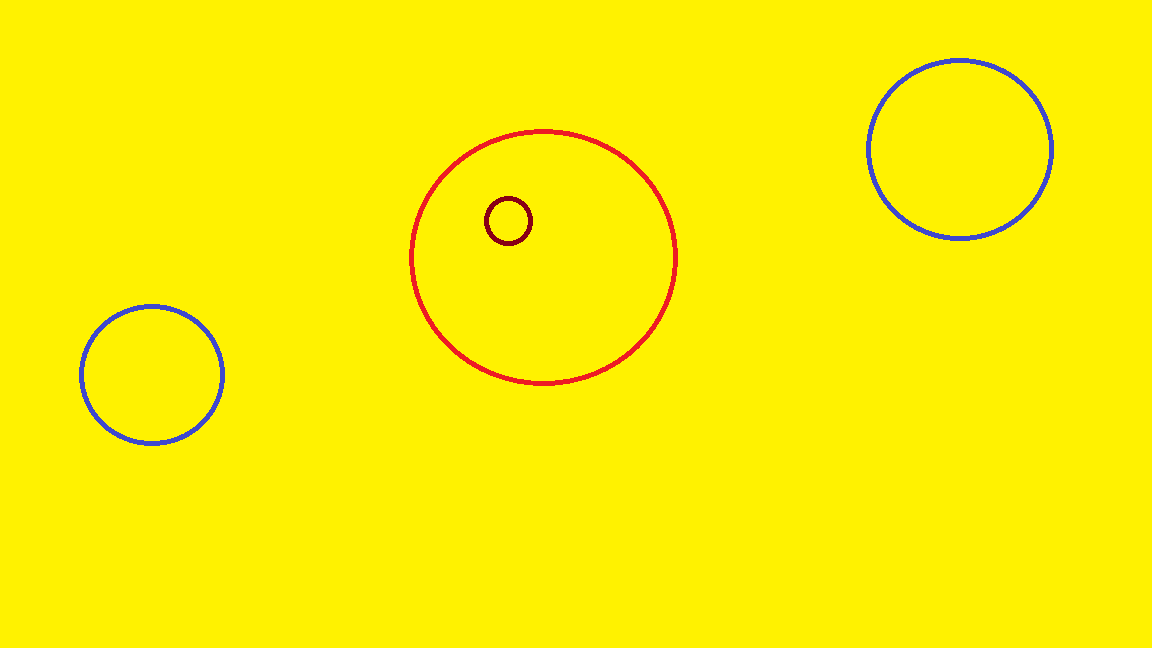
//> input picture resrc/Circle_Test.png, 1152 x 648 px
$ ./main ../resrc/Circle_Test.png   (built with g++ and OpenCV 4)
//> lines starting //> are read from the running program, lines starting //| are printed output that depends on the picture; after the words box and inside, x2 and y2 are one past the last pixel; in counts of white or black regions, pixels touching at a corner belong together
#include "opencv2/imgcodecs.hpp"
#include "opencv2/highgui.hpp"
#include "opencv2/imgproc.hpp"

using namespace cv;
using namespace std;

int main(int argc, char** argv)
{

    Mat src;
    src = imread( argv[1], 1 );
//> src is the input picture: 648 rows x 1152 cols, CV_8UC3; mean B, G, R 1.6, 239.5, 253.5

    if ( !src.data )
    {
        printf("No image data \n");
        return -1;
    }

    Mat gray;
    cvtColor(src, gray, COLOR_BGR2GRAY);
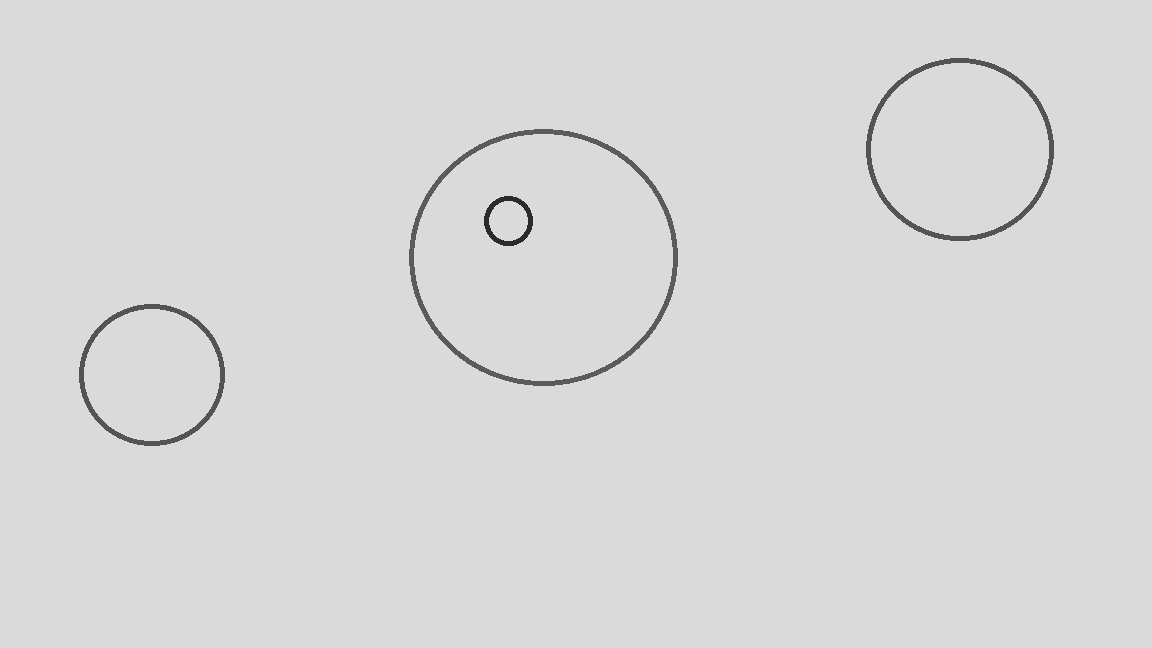
//> gray: 648 rows x 1152 cols, CV_8UC1; min 43, max 218, mean 216.3
    medianBlur(gray, gray, 5);
//> gray: 648 rows x 1152 cols, CV_8UC1; 10 pixels changed, all inside (x1, y1, x2, y2) = (117, 144, 1003, 434)
    vector<Vec3f> circles;
    HoughCircles(gray, circles, HOUGH_GRADIENT, 1,
                 gray.rows/16,  // change this value to detect circles with different distances to each other
                 100, 30, 1, 300 // change the last two parameters
            // (min_radius & max_radius) to detect larger circles
    );
//> circles = 4 circles (x, y, radius): [543.5, 256.5, 128.6], [959.5, 145.5, 89.8], [151.5, 371.5, 68.7], [506.5, 220.5, 20.8]
    for( size_t i = 0; i < circles.size(); i++ )
    {
        Vec3i c = circles[i];
        Point center = Point(c[0], c[1]);
        // circle center
        circle( src, center, 1, Scalar(0,100,100), 3, LINE_AA);
        // circle outline
        int radius = c[2];
        circle( src, center, radius, Scalar(255,0,255), 3, LINE_AA);
    }
//> this loop made 4 passes
//> (center, radius) on passes 1 to 4: (Point(544, 256), 129), (Point(960, 146), 90), (Point(152, 372), 69), (Point(506, 220), 21)
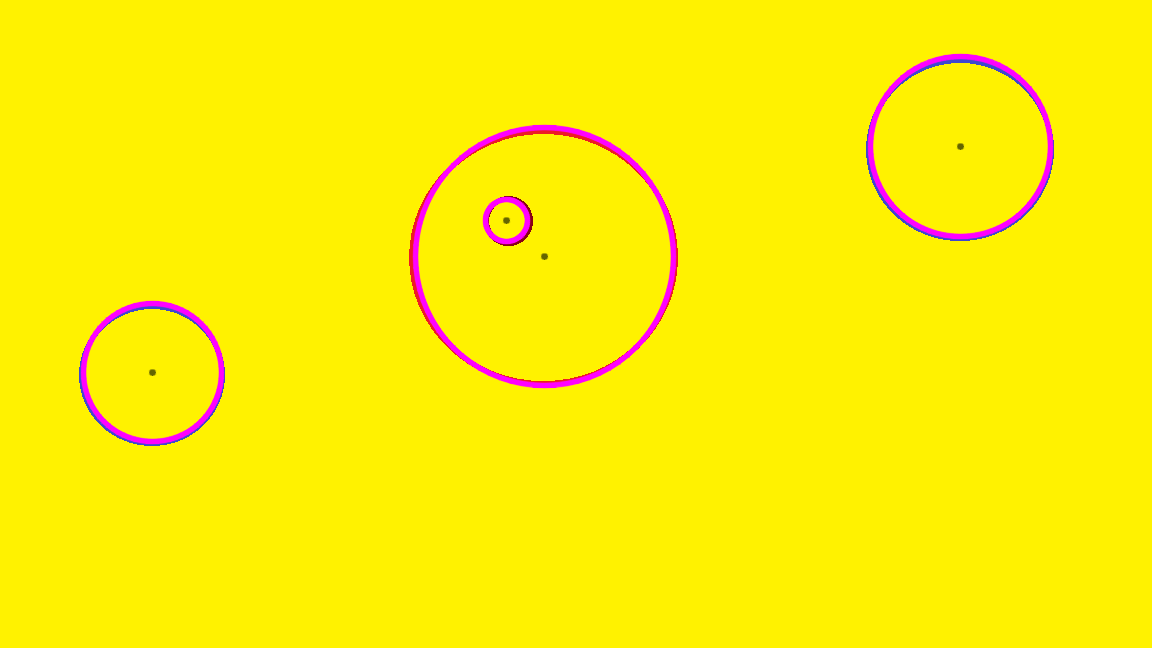
//> src: 648 rows x 1152 cols, CV_8UC3; 1.8% of pixels changed, all inside (x1, y1, x2, y2) = (80, 53, 1054, 445)
    imshow("detected circles", src);
    waitKey();
    return EXIT_SUCCESS;
}
